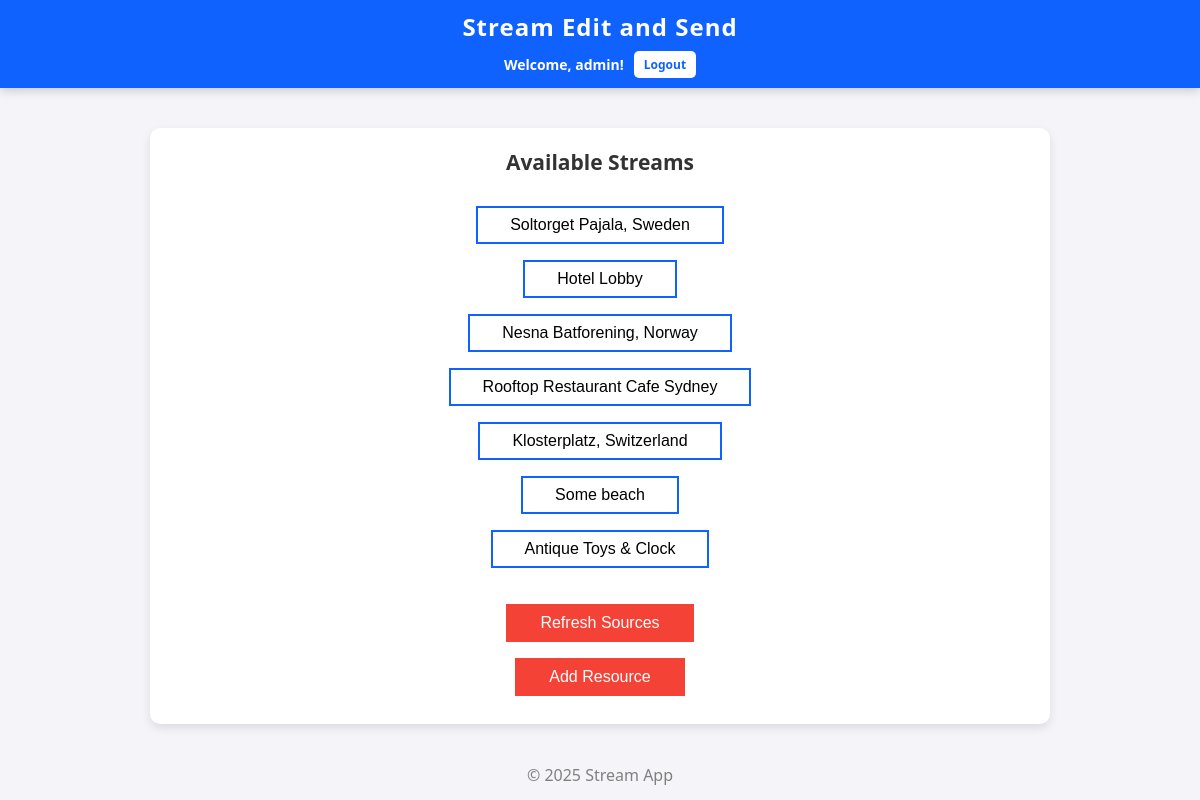
The page / (signed in) on the database as committed earlier.
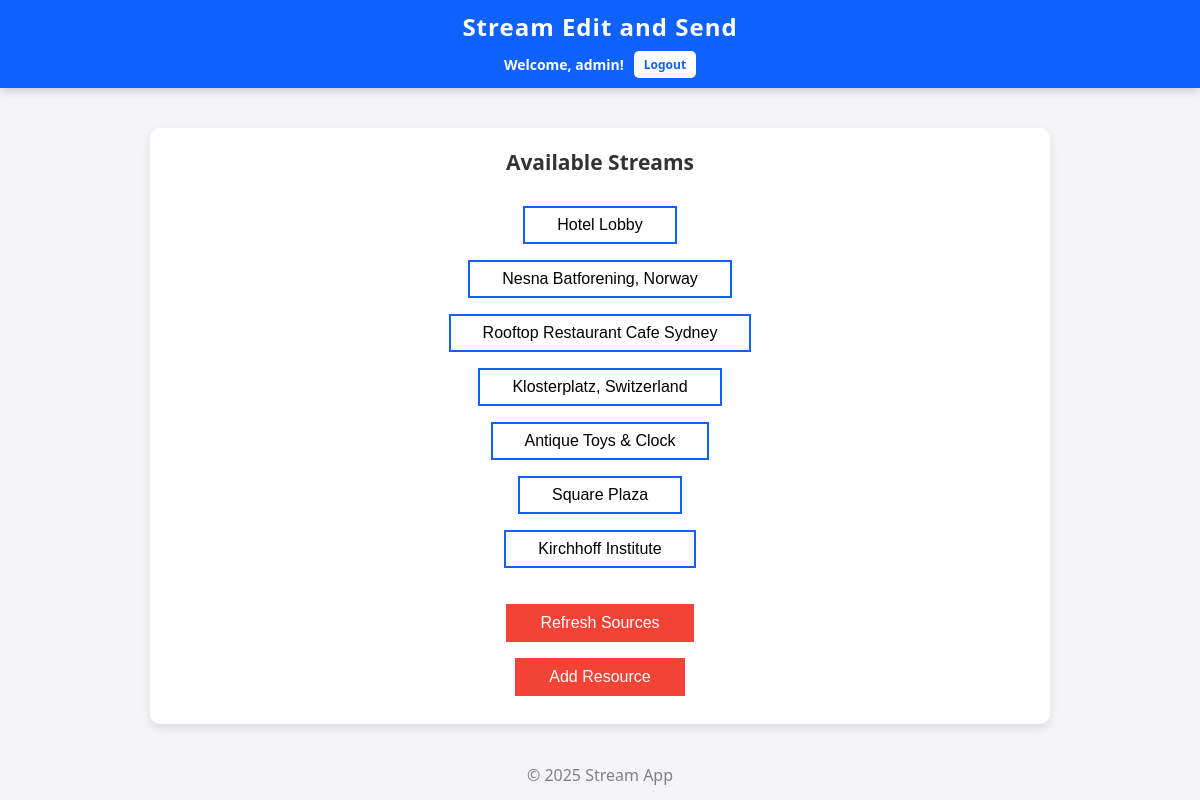
The same page on the database as committed later.
### video_app/models.py (models this page shows, shortened)
class VideoSource(models.Model):
    user = models.ForeignKey(User, on_delete=models.CASCADE, null=True, blank=True)
    name = models.CharField(max_length=255)
    url = models.URLField()
    source_type = models.CharField(
        max_length=10,
        choices=[('rtsp', 'RTSP'), ('mjpg', 'MJPG')],
        default='rtsp'
    )

### video_app/views.py (the view)
# urls.py: path('', views.index, name='index'),
@login_required
def index(request):
    sources = VideoSource.objects.filter(user=request.user)
    return render(request, 'index.html', {'sources': sources})

### video_app/templates/index.html (shortened to what this page needs)
<!DOCTYPE html>
<html lang="en">
<head>
    {% load static %}
    <link rel="stylesheet" href="{% static 'mainstyle.css' %}">
</head>
<body>
<header>
    <h1>Stream Edit and Send</h1>
    <div class="user-auth-section">
        {% if user.is_authenticated %}
            <span>Welcome, {{ user.username }}!</span>
            <a href="{% url 'logout' %}" class="auth-bt">Logout</a>
        {% else %}
            <a href="{% url 'login' %}" class="auth-bt">Login</a>
            <a href="{% url 'signup' %}" class="auth-bt">Sign Up</a>
        {% endif %}
    </div>
</header>
<div class="main-container">
    <h2 style="font-size: 21px">Available Streams</h2>
    <br>
    <div class="streams-list">
        {% for source in sources %}
            <div class="stream-item">
                <a href="{% url 'stream_view' source.id %}">
                    <button class="source-bt">{{ source.name }}</button>
                </a>
            </div>
        {% empty %}
            <p>No video sources available. Add some with the proper bottom.</p>
        {% endfor %}
    </div>
    <div style="margin-top: 20px;">
        <button class="source-bt refresh-bt" onclick="window.location.reload();">Refresh Sources</button>
    </div>
    <button class="source-bt refresh-bt" id="add-resource-btn">Add Resource</button>
</div>
<footer>&copy; 2025 Stream App</footer>
</body>
</html>

### video_app/static/mainstyle.css (style rules this page uses)
* { margin: 0; padding: 0; box-sizing: border-box; }
body { font-family: 'Segoe UI', Tahoma, Geneva, Verdana, sans-serif; background-color: #f4f4f9; color: #333; }
header { position: sticky; justify-content: space-between; top: 0; background-color: #0f62fe; color: white; padding: 10px 20px; z-index: 10; box-shadow: 0 2px 10px rgba(0, 0, 0, 0.2); text-align: center; }
header h1 { font-size: 24px; font-weight: bold; letter-spacing: 1px; text-align: center; }
.user-auth-section { margin-top: 8px; display: flex; justify-content: center; align-items: center; gap: 10px; flex-wrap: wrap; }
.user-auth-section span, .user-auth-section a { color: white; text-decoration: none; font-size: 14px; font-weight: bold; transition: opacity 0.3s ease; }
.user-auth-section a.auth-bt { background-color: white; color: #0f62fe; padding: 5px 10px; border-radius: 5px; text-decoration: none; font-size: 12px; }
.main-container { max-width: 900px; margin: 40px auto; background-color: white; padding: 20px; border-radius: 10px; box-shadow: 0 4px 10px rgba(0, 0, 0, 0.1); text-align: center; }
.source-bt { background-color: white; color: black; border: 2px solid #0f62fe; padding: 8px 32px; text-align: center; text-decoration: none; display: inline-block; font-size: 16px; margin: 8px 2px; transition-duration: 0.4s; cursor: pointer; }
.refresh-bt { background-color: #f44336; color: white; border: 2px solid #f44336; }
footer { margin-top: 30px; text-align: center; color: gray; }

Rows that differ between the two databases and show on the page:
removed VideoSource: name "Soltorget Pajala, Sweden"
removed VideoSource: name "Some beach"
added VideoSource: name "Square Plaza"
added VideoSource: name "Kirchhoff Institute"
